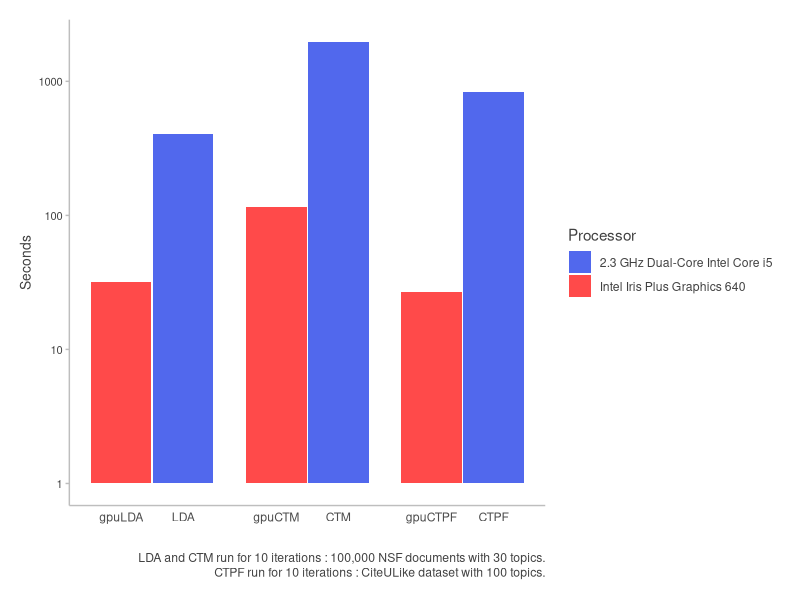

This figure's R source: (Note: this script raises an error after producing the figure.)
library(ggplot2)

# 12 x 9
df = data.frame(x=c(1,2,3.5,4.5,6,7), label=c('gpuLDA', 'LDA', 'gpuCTM', 'CTM', 'gpuCTPF', 'CTPF'), Seconds=c(32, 404, 115, 1974, 27, 831), Processor=rep(c('Intel Iris Plus Graphics 640', '2.3 GHz Dual-Core Intel Core i5'), 3))
p = ggplot(df, aes(x=x, y=Seconds, fill=Processor)) +
    geom_bar(stat='identity', width=0.975) +
    scale_y_log10() +
    scale_fill_manual(values=c('#5168ed', '#ff4a4a')) +
    scale_x_continuous(breaks=df$x, label=df$label) +
    #scale_y_continuous(breaks=c(0,500,1000,1500,2000)) +
    theme(axis.title.x=element_blank(), axis.line.x=element_line(color='grey'), axis.ticks.x=element_blank()) +
    theme(axis.title.y=element_text(color='#424242', size=10), axis.line.y=element_line(color='grey'), axis.text.y=element_text(color='#424242', size=8), axis.ticks.y=element_line(color='grey')) +
    theme(legend.title=element_text(color='#424242'), legend.text=element_text(color='#424242')) +
    theme(plot.background=element_rect(fill='white', color=NA), panel.background=element_rect(fill='white'), panel.grid.major=element_blank(), panel.grid.minor=element_blank()) +
    theme(plot.caption=element_text(color='#424242', hjust=1, vjust=-6, lineheight=0.5)) +
    theme(plot.margin=unit(c(0.5,0.5,1.05,0.5), 'cm')) +
    labs(caption="LDA and CTM run for 10 iterations : 100,000 NSF documents with 30 topics.\n\nCTPF run for 10 iterations : CiteULike dataset with 100 topics.")

# 12 x 8
df = data.frame(p=1-ranks)
p = ggplot(df, aes(x=p)) +
    geom_histogram(color="white", fill="#5168ed", bins=50) +
    scale_x_continuous(breaks=0:10/10) +
    scale_y_continuous(breaks=c(0,1000,2000,3000,4000,5000)) +
    theme(axis.title.x=element_text(color='#424242', size=10), axis.line.x=element_line(color='grey'), axis.text.x=element_text(color='#424242', size=8), axis.ticks.x=element_line(color='grey')) +
    theme(axis.title.y=element_text(color='#424242', size=10), axis.line.y=element_line(color='grey'), axis.text.y=element_text(color='#424242', size=8), axis.ticks.y=element_line(color='grey')) +
    theme(legend.title=element_text(color='#424242'), legend.text=element_text(color='#424242')) +
    xlab("\nCiteULike Science Article Database : Collaborative topic Poisson factorization model with 100 topics.") +
    ylab("Documents") +
    theme(plot.background=element_rect(fill='white', color=NA), panel.background=element_rect(fill='white'), panel.grid.major=element_blank(), panel.grid.minor=element_blank())
